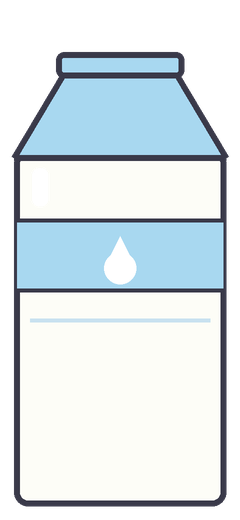
#> input picture assets/containers/c1.png, 240 x 520 px; its folder holds only this picture in this run
$ python preview-water.py
#> lines starting #> are read from the running program, lines starting #| are printed output that depends on the picture; after the words box and inside, x2 and y2 are one past the last pixel; in counts of white or black regions, pixels touching at a corner belong together
# -*- coding: utf-8 -*-
"""
倒水效果预览工具 v2：瓶子不改样式，内部叠加水平面指示 + 牛奶渐变对比
用法：python preview-water.py  →  输出 _preview_water.png
"""
from PIL import Image, ImageDraw
from collections import deque
import os

os.chdir(os.path.dirname(os.path.abspath(__file__)))

BG = (243, 239, 228, 255)
TIERS = [
    ('牛奶',   '#FFFFFF', '#E3D5B5', 1.00),
    ('可乐',   '#40251A', '#241209', 0.90),
    ('啤酒',   '#F2B33D', '#D98E1B', 0.85),
    ('红酒',   '#8E2434', '#6B1424', 0.82),
    ('白酒',   '#EDF5FB', '#C7DCEC', 0.50),
    ('茶',     '#B4692E', '#8A4A1C', 0.85),
    ('温奶',   '#FFFFFF', '#E3D5B5', 1.00),
]

def hex_rgb(h):
    h = h.lstrip('#')
    return tuple(int(h[i:i+2], 16) for i in (0, 2, 4))

def mix(c1, c2, t):
    return tuple(round(a + (b - a) * t) for a, b in zip(c1, c2))

def lum(c):
    return (0.299 * c[0] + 0.587 * c[1] + 0.114 * c[2]) / 255

def silhouette_mask(im):
    W, H = im.size
    px = im.load()
    ext = [[False] * W for _ in range(H)]
    q = deque()
    for x in range(W):
        for y in (0, H - 1):
            if px[x, y][3] < 30 and not ext[y][x]: ext[y][x] = True; q.append((x, y))
    for y in range(H):
        for x in (0, W - 1):
            if px[x, y][3] < 30 and not ext[y][x]: ext[y][x] = True; q.append((x, y))
    while q:
        x, y = q.popleft()
        for dx, dy in ((1, 0), (-1, 0), (0, 1), (0, -1)):
            xx, yy = x + dx, y + dy
            if 0 <= xx < W and 0 <= yy < H and not ext[yy][xx] and px[xx, yy][3] < 30:
                ext[yy][xx] = True; q.append((xx, yy))
    m = Image.new('L', (W, H), 0)
    mp = m.load()
    for y in range(H):
        for x in range(W):
            if not ext[y][x]: mp[x, y] = 255
    return m

def render_bottle(path, color, deep, alpha, tilt_deg, fill_frac, tile):
    """瓶子原样 + 屏幕水平液面线 + 线下轻微液色加深"""
    im = Image.open(path).convert('RGBA')
    im = im.crop(im.getbbox())
    scale = min(180 / im.size[1], 150 / im.size[0])
    im = im.resize((round(im.size[0] * scale), round(im.size[1] * scale)), Image.LANCZOS)
    mask = silhouette_mask(im)
    irot = im.rotate(-tilt_deg, expand=True, resample=Image.BICUBIC)
    mrot = mask.rotate(-tilt_deg, expand=True, resample=Image.BICUBIC)
    W, H = irot.size
    ox = (tile.size[0] - W) // 2
    oy = (tile.size[1] - H) // 2 + 10
    mpix = mrot.load()
    ys = [y for y in range(H) for x in range(W) if mpix[x, y] > 128]
    topY, botY = min(ys) + 6, max(ys) - 5
    surfY = oy + botY - fill_frac * (botY - topY)

    c_top, c_bot = hex_rgb(color), hex_rgb(deep)
    layer = Image.new('RGBA', tile.size, (0, 0, 0, 0))
    lp = layer.load()
    # 液面线色：瓶身暗 → 亮线；瓶身亮 → 墨线
    body_lum = lum(c_top)
    line_c = (255, 253, 245) if body_lum < 0.5 else (43, 42, 38)
    for y in range(tile.size[1]):
        for x in range(tile.size[0]):
            xx, yy = x - ox, y - oy
            if not (0 <= xx < W and 0 <= yy < H and mpix[xx, yy] > 128):
                continue
            if abs(y - surfY) <= 1.6:                       # 水平面线
                lp[x, y] = line_c + (235,)
            elif y > surfY:                                 # 线下液色轻染（渐变收敛）
                t = min(1, (y - surfY) / max(1, (oy + botY) - surfY))
                cc = mix(c_top, c_bot, t * 0.6)
                lp[x, y] = cc + (round(255 * 0.38 * alpha),)
    tile.alpha_composite(irot, (ox, oy))   # 瓶子原样在下
    tile.alpha_composite(layer, (0, 0))    # 液面叠加在上
    return tile

def render_cup(color_top, color_bot, alpha, tile, label):
    d = ImageDraw.Draw(tile)
    cx, bw, bh, by = tile.size[0] // 2, 90, 170, tile.size[1] - 55
    c_top, c_bot = hex_rgb(color_top), hex_rgb(color_bot)
    surfY = by - bh + 30
    for y in range(surfY, by):
        t = (y - surfY) / (by - surfY)
        d.line([(cx - bw // 2 + 6, y), (cx + bw // 2 - 6, y)], fill=mix(c_top, c_bot, t) + (round(255 * alpha),))
    d.rounded_rectangle([cx - bw // 2, by - bh, cx + bw // 2, by], 10, outline=(57, 57, 73, 255), width=4)
    d.text((cx - 45, by + 8), label, fill=(43, 42, 38, 255))
    return tile

# ---------- 拼图 ----------
COLS = 7
tile_w, tile_h = 200, 250
sheet = Image.new('RGBA', (COLS * tile_w, tile_h * 2 + 300), BG)
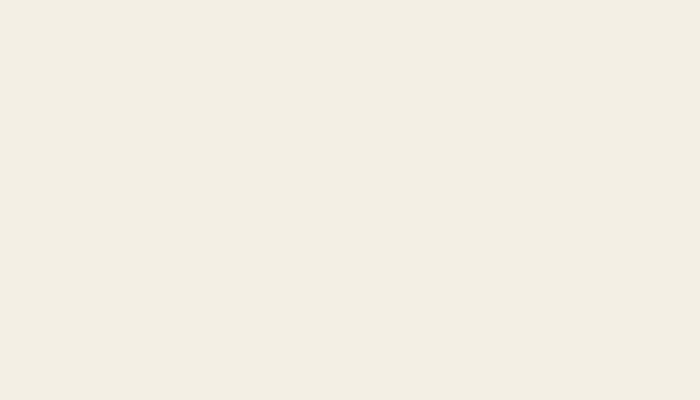
#> sheet: PIL image 1400x800 RGBA (shown at 1/2 size); mean R, G, B, A 243, 239, 228, 255
d = ImageDraw.Draw(sheet)
d.text((20, 8), '瓶子内置水平面 v2（瓶子不改样式，液面线始终屏幕水平；左=轻倾 右=满倾）', fill=(43, 42, 38, 255))

rest_tilts = [60, 63, 63, 66, 34, 34, 31]
for i, (name, color, deep, alpha) in enumerate(TIERS):
    for j, extra in enumerate((15, 50)):
        tile = Image.new('RGBA', (tile_w, tile_h), (0, 0, 0, 0))
#> tile: PIL image 200x250 RGBA; every value is 0
        td = ImageDraw.Draw(tile)
        td.text((10, 2), '%s %d°' % (name, rest_tilts[i] + extra), fill=(43, 42, 38, 255))
        render_bottle('assets/containers/c%d.png' % (i + 1), color, deep, alpha,
                      rest_tilts[i] + extra, 0.72, tile)
#> in render_bottle, im is the input picture: PIL image 240x520 RGBA; mean R, G, B, A 150.4, 160.6, 164.8, 185.6
#> in render_bottle, `im = im.resize((round(im.size[0] * scale), round(im.size[1] * scale)),..`:
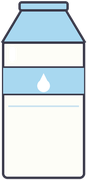
#> im: PIL image 87x180 RGBA; mean R, G, B, A 184.4, 196.9, 202.6, 226.8; transparent parts drawn white
#> in silhouette_mask, `m = Image.new('L', (W, H), 0)`: m: PIL image 87x180 L; every value is 0
#> in render_bottle, `mask = silhouette_mask(im)`:
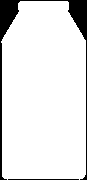
#> mask: PIL image 87x180 L; 90% white; 2 black regions, box (x1, y1, x2, y2) and area: (0, 0, 87, 180) 1491, (8, 179, 79, 180) 71
#> in render_bottle, `irot = im.rotate(-tilt_deg, expand=True, resample=Image.BICUBIC)`:
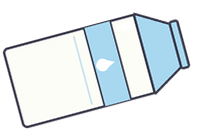
#> irot: PIL image 197x132 RGBA; mean R, G, B, A 110.6, 118.2, 121.6, 136.5; transparent parts drawn white
#> in render_bottle, `mrot = mask.rotate(-tilt_deg, expand=True, resample=Image.BICUBIC)`:
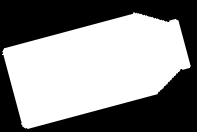
#> mrot: PIL image 197x132 L; min 0, max 255, mean 138.2
#> in render_bottle, `ys = [y for y in range(H) for x in range(W) if mpix[x, y] > 128]`: ys = 14096 values from 12 to 128
#> in render_bottle, `topY, botY = min(ys) + 6, max(ys) - 5`: topY = 18; botY = 123
#> in render_bottle, `surfY = oy + botY - fill_frac * (botY - topY)`: surfY = 116.4
#> in render_bottle, `tile.alpha_composite(layer, (0, 0))`:
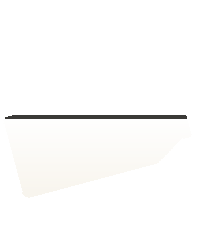
#> layer: PIL image 200x250 RGBA; mean R, G, B, A 50.5, 49.8, 48.1, 22.9; transparent parts drawn white
#> in render_bottle, `tile.alpha_composite(layer, (0, 0))`:
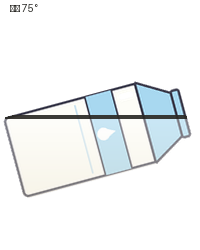
#> tile: PIL image 200x250 RGBA; mean R, G, B, A 58.5, 61.1, 61.7, 71.7; transparent parts drawn white
        sheet.alpha_composite(tile, (i * tile_w, 24 + j * tile_h))
#> (the run stopped early here; a loop or call above may not have finished)
